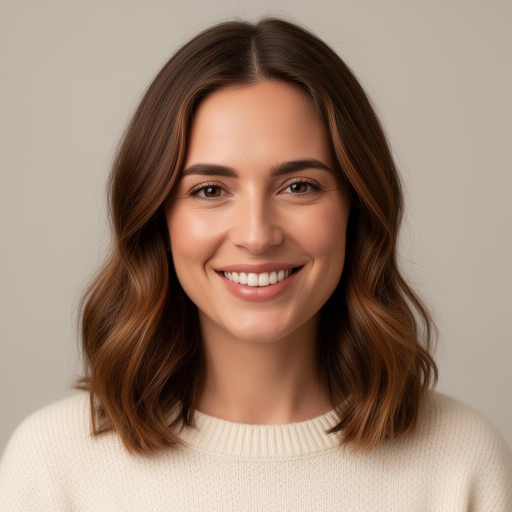
#> input picture v2/nexora-src/hannah/hannah-portrait.png, 1024 x 1024 px, found by its file name (shown at 1/2 size)
$ python make_plate.py
#> lines starting #> are read from the running program, lines starting #| are printed output that depends on the picture; after the words box and inside, x2 and y2 are one past the last pixel; in counts of white or black regions, pixels touching at a corner belong together
"""
Hannah's reception scene: her portrait (hannah-portrait.png) placed in a 16:9 plate with the
studio backdrop extended, a soft-focus plant, shelf light and a reception counter.
Run: python3 make_plate.py   (needs Pillow). Then run make_rig.py if OX/OY/DESK changed.
"""
import random, math
import os, sys
HERE = os.path.dirname(os.path.abspath(__file__))
OUT = os.path.join(HERE, '..', '..', 'public', 'nexora', 'hannah')

from PIL import Image, ImageDraw, ImageFilter, ImageChops
W, H = 1920, 1080
OX, OY = 448, 96            # where the 1024 portrait sits in the plate
DESK = 960                  # plate y of the counter's top edge
src = Image.open(os.path.join(HERE, 'hannah-portrait.png')).convert('RGB')
#> src is the input picture: PIL image 1024x1024 RGB; mean R, G, B 158.6, 134.5, 118.5
sp = src.load()

def avg(x0, x1, y):
    y = max(0, min(1023, y)); r = g = b = 0; n = 0
    for x in range(x0, x1):
        p = sp[x, y]; r += p[0]; g += p[1]; b += p[2]; n += 1
    return (r / n, g / n, b / n)

plate = Image.new('RGB', (W, H))
#> plate: PIL image 1920x1080 RGB; every value is 0
pp = plate.load()
wall = (205, 194, 179)       # warm wall tone the sides drift towards
for y in range(H):
    r = 0 if y < OY + 80 else min(890, y - OY)   # rows below the shoulders reuse row 890 (hidden by the desk)
    L = avg(2, 12, r); R = avg(1011, 1021, r)
    for x in range(W):
        if OX <= x < OX + 1024 and y >= OY + 80:
            continue
        if x < OX:
            base = L; t = (OX - x) / OX
        elif x >= OX + 1024:
            base = R; t = (x - OX - 1024) / (W - OX - 1024)
        else:
            base = (L[0] * (1 - (x - OX) / 1024) + R[0] * (x - OX) / 1024,
                    L[1] * (1 - (x - OX) / 1024) + R[1] * (x - OX) / 1024,
                    L[2] * (1 - (x - OX) / 1024) + R[2] * (x - OX) / 1024); t = 0
        t = t * t * (3 - 2 * t)
        k = 0.55 * t
        pp[x, y] = tuple(int(base[i] * (1 - k) + wall[i] * k) for i in range(3))
ext = plate.copy()
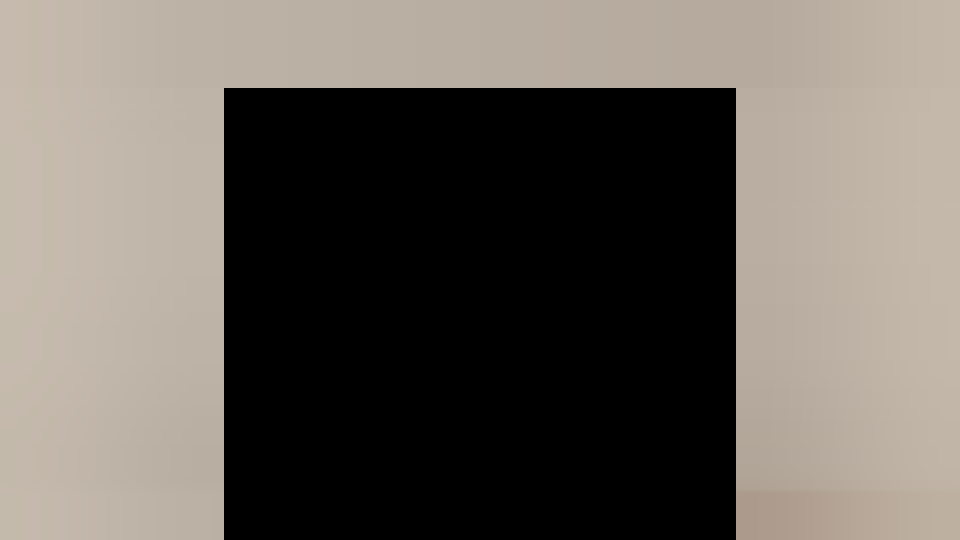
#> ext: PIL image 1920x1080 RGB (shown at 1/2 size); mean R, G, B 104.9, 98.7, 91.6
plate.paste(src.crop((0, 0, 1024, min(1024, H - OY))), (OX, OY))
fm = Image.new('L', (W, H), 255); fd = ImageDraw.Draw(fm)
#> after `fm = Image.new('L', (W, H), 255)`: fm: PIL image 1920x1080 L; every value is 255
for i in range(70):
    fd.line([(OX, OY + i), (OX + 1023, OY + i)], fill=int(255 * (i / 70) ** 1.5))
fd.rectangle([0, 0, W, OY - 1], fill=0)
fd.rectangle([0, OY, OX - 1, H], fill=0); fd.rectangle([OX + 1024, OY, W, H], fill=0)
plate = Image.composite(plate, ext, fm)

# ---- soft-focus decor, kept well away from the portrait ----
def layer():
    return Image.new('RGBA', (W, H), (0, 0, 0, 0))

# wall panel seams and a warm wash on the right
deco = layer(); d = ImageDraw.Draw(deco)
#> after `deco = layer()`: deco: PIL image 1920x1080 RGBA; every value is 0
deco = deco.filter(ImageFilter.GaussianBlur(10))
plate.paste(deco, (0, 0), deco)

glow = layer(); d = ImageDraw.Draw(glow)
d.ellipse([1500, 300, 2300, 820], fill=(255, 214, 160, 120))
glow = glow.filter(ImageFilter.GaussianBlur(120))
plate.paste(glow, (0, 0), glow)

# LED shelf with a vase on the right
shelf = layer(); d = ImageDraw.Draw(shelf)
d.rectangle([1560, 548, W, 566], fill=(120, 96, 70, 255))
d.rectangle([1560, 566, W, 572], fill=(255, 226, 170, 255))
d.ellipse([1700, 440, 1770, 552], fill=(196, 150, 92, 235))
d.rectangle([1722, 412, 1748, 470], fill=(196, 150, 92, 235))
d.ellipse([1810, 470, 1880, 552], fill=(232, 222, 204, 230))
shelf = shelf.filter(ImageFilter.GaussianBlur(7))
plate.paste(shelf, (0, 0), shelf)
strip = layer(); d = ImageDraw.Draw(strip)
d.rectangle([1560, 562, W, 600], fill=(255, 220, 160, 170))
strip = strip.filter(ImageFilter.GaussianBlur(26))
plate.paste(strip, (0, 0), strip)

# out-of-focus plant on the left: many small leaves on arching stems, heavily defocused
random.seed(11)
plant = layer(); d = ImageDraw.Draw(plant)
for stem in range(16):
    bx = random.uniform(120, 240); by = 930
    ang = random.uniform(-2.35, -0.95); ln = random.uniform(330, 560)
    curl = random.uniform(-0.0016, 0.0016)
    for j in range(16):
        f = (j + 1) / 16
        a = ang + curl * ln * f * 3
        cx = bx + math.cos(a) * ln * f; cy = by + math.sin(a) * ln * f
        side = 1 if j % 2 else -1
        la = a + side * random.uniform(0.6, 1.1)
        L = random.uniform(26, 44) * (1.1 - 0.5 * f); Wd = L * 0.36
        g = random.randint(62, 96)
        col = (int(g * 0.62), g, int(g * 0.5), 225)
        pts = []
        for k in range(14):
            t = k / 13; w = Wd * math.sin(math.pi * t)
            px = cx + math.cos(la) * L * t; py = cy + math.sin(la) * L * t
            pts.append((px - math.sin(la) * w, py + math.cos(la) * w))
        for k in range(13, -1, -1):
            t = k / 13; w = Wd * math.sin(math.pi * t)
            px = cx + math.cos(la) * L * t; py = cy + math.sin(la) * L * t
            pts.append((px + math.sin(la) * w, py - math.cos(la) * w))
        d.polygon(pts, fill=col)
plant = plant.filter(ImageFilter.GaussianBlur(9))
r, g_, b, a = plant.split(); a = a.point(lambda v: int(v * 0.8)); plant = Image.merge('RGBA', (r, g_, b, a))
#> after `a = a.point(lambda v: int(v * 0.8))`:
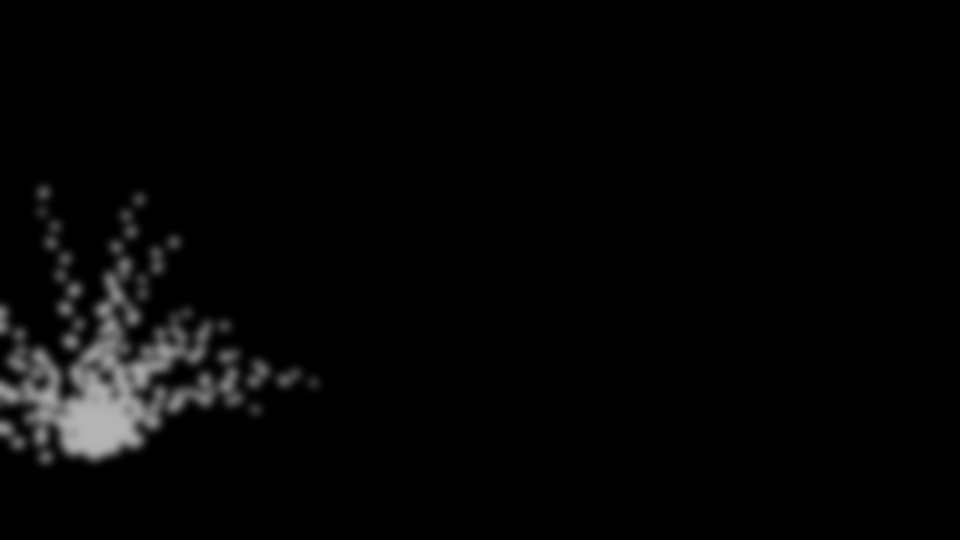
#> a: PIL image 1920x1080 L (shown at 1/2 size); min 0, max 180, mean 5.4
plate.paste(plant, (0, 0), plant)

# ---- reception counter ----
desk = layer(); d = ImageDraw.Draw(desk)
# soft contact shadow on her sweater just above the counter
for i in range(26):
    a = int(80 * (i / 26) ** 2)
    d.line([(0, DESK - 26 + i), (W, DESK - 26 + i)], fill=(60, 45, 35, a))
desk = desk.filter(ImageFilter.GaussianBlur(4))
plate.paste(desk, (0, 0), desk)
desk = layer(); d = ImageDraw.Draw(desk)
for y in range(DESK, DESK + 26):          # counter top, seen slightly from above
    f = (y - DESK) / 26
    c = (int(236 - 10 * f), int(226 - 12 * f), int(210 - 14 * f), 255)
    d.line([(0, y), (W, y)], fill=c)
d.line([(0, DESK), (W, DESK)], fill=(250, 245, 236, 255))
d.line([(0, DESK + 1), (W, DESK + 1)], fill=(246, 240, 230, 255))
for y in range(DESK + 26, H):             # front panel
    f = (y - DESK - 26) / (H - DESK - 26)
    c = (int(222 - 22 * f), int(212 - 24 * f), int(196 - 26 * f), 255)
    d.line([(0, y), (W, y)], fill=c)
d.line([(0, DESK + 26), (W, DESK + 26)], fill=(176, 160, 140, 255))
d.rectangle([0, DESK + 27, W, DESK + 30], fill=(160, 144, 124, 120))
d.rectangle([0, DESK + 62, W, DESK + 63], fill=(240, 196, 30, 200))   # Nexora yellow inlay
plate.paste(desk, (0, 0), desk)
# side falloff so the counter reads as lit from the front
fall = layer(); d = ImageDraw.Draw(fall)
for x in range(0, W, 4):
    t = abs(x - W / 2) / (W / 2); a = int(70 * t ** 2)
    d.rectangle([x, DESK, x + 3, H], fill=(70, 55, 40, a))
plate.paste(fall, (0, 0), fall)
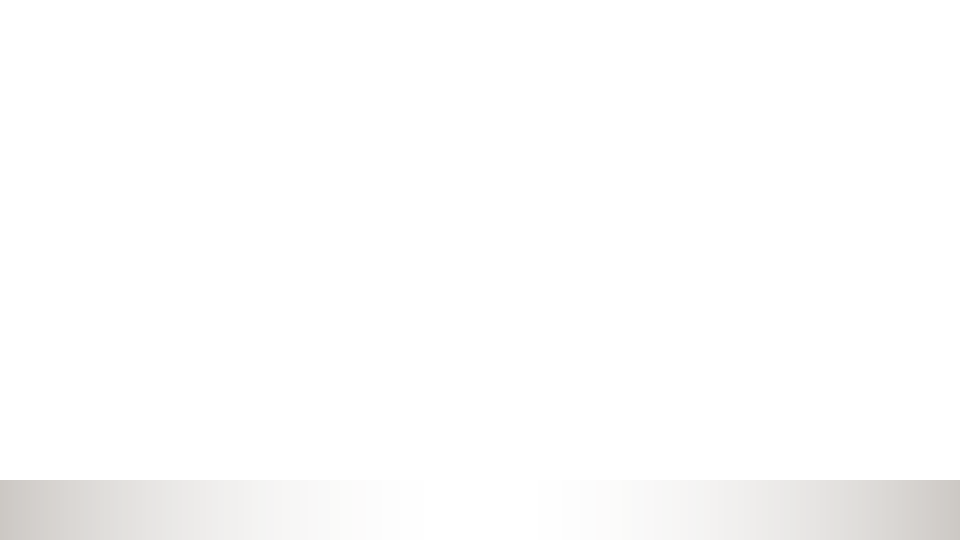
#> fall: PIL image 1920x1080 RGBA (shown at 1/2 size); mean R, G, B, A 7.8, 6.1, 4.4, 2.5; transparent parts drawn white
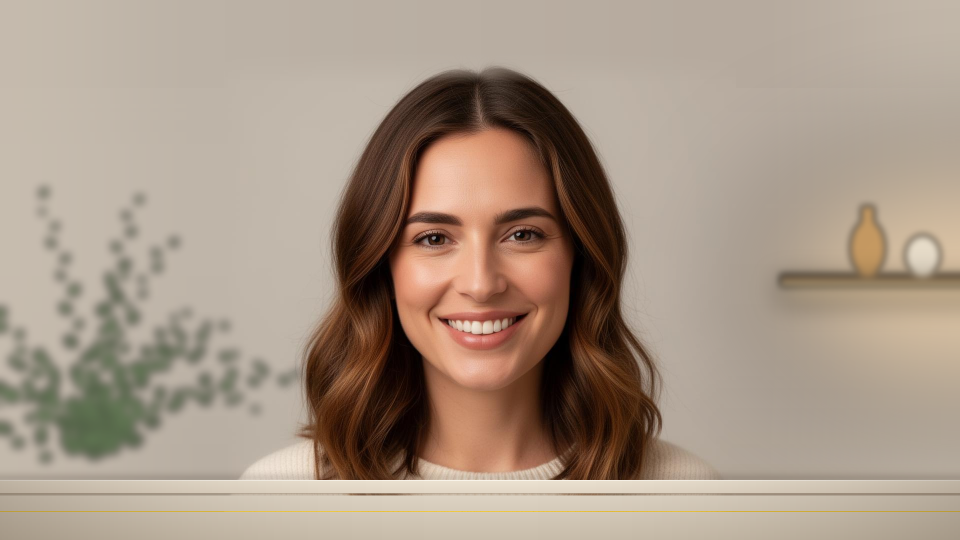
#> plate: PIL image 1920x1080 RGB (shown at 1/2 size); mean R, G, B 167, 150, 134.3
# subtle sheen across the counter front
sheen = layer(); d = ImageDraw.Draw(sheen)
d.ellipse([500, DESK + 20, 1420, DESK + 260], fill=(255, 255, 255, 60))
sheen = sheen.filter(ImageFilter.GaussianBlur(60))
plate.paste(sheen, (0, 0), sheen)

# light grain on the synthetic areas only, to match the photo
noise = Image.effect_noise((W, H), 5).convert('RGB')
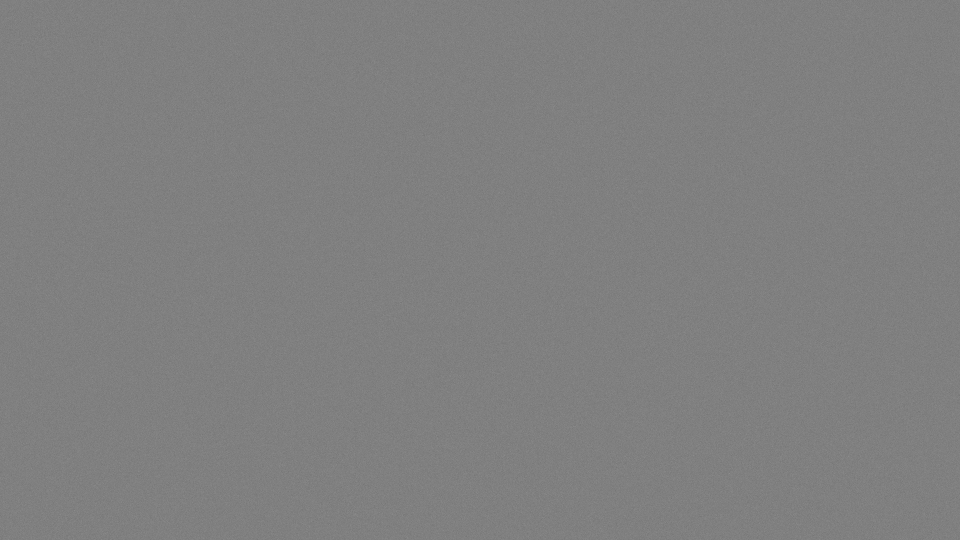
#> noise: PIL image 1920x1080 RGB (shown at 1/2 size); min 101, max 151, mean 127.5
noisy = ImageChops.add(plate, noise, 1.0, -128)
m = Image.new('L', (W, H), 255); ImageDraw.Draw(m).rectangle([OX, OY, OX + 1023, DESK - 27], fill=0)
#> after `ImageDraw.Draw(m).rectangle([OX, OY, OX + 1023, DESK - 27], fill=0)`:
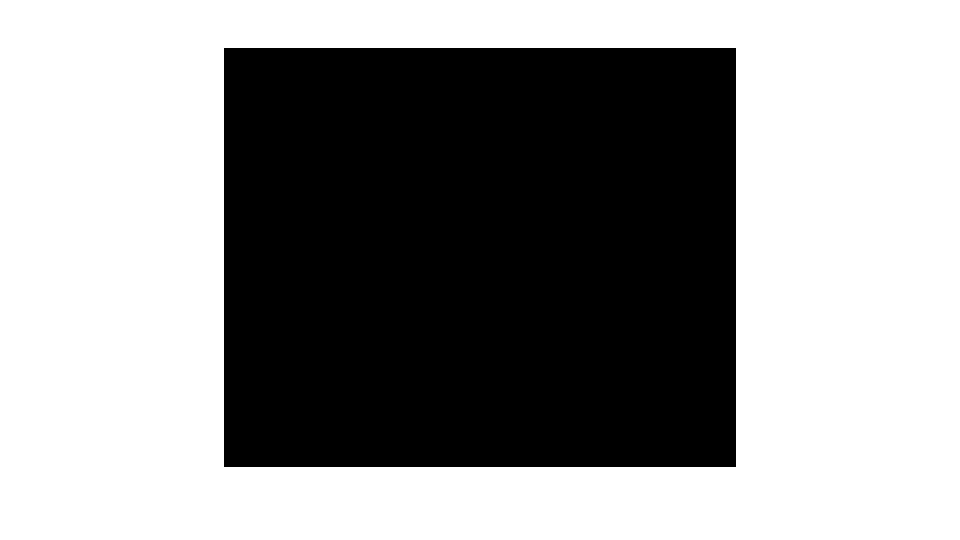
#> m: PIL image 1920x1080 L (shown at 1/2 size); 58.6% white; 1 black region, box (x1, y1, x2, y2) and area: (448, 96, 1472, 934) 858112
plate = Image.composite(noisy, plate, m)
plate.save(os.path.join(OUT, 'hannah-plate.jpg'), quality=88, optimize=True, progressive=True)
# the round picture beside her messages
src.crop((282, 150, 742, 610)).resize((192, 192), Image.LANCZOS).save(os.path.join(OUT, 'hannah-avatar.jpg'), quality=88)
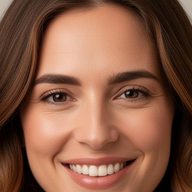
#> saved as hannah-avatar.jpg: PIL image 192x192 RGB; mean R, G, B 134.5, 90, 69.8
print('wrote hannah-plate.jpg and hannah-avatar.jpg')

$ run again, with v2/nexora-src/hannah/hannah-seated.png copied over v2/nexora-src/hannah/hannah-portrait.png
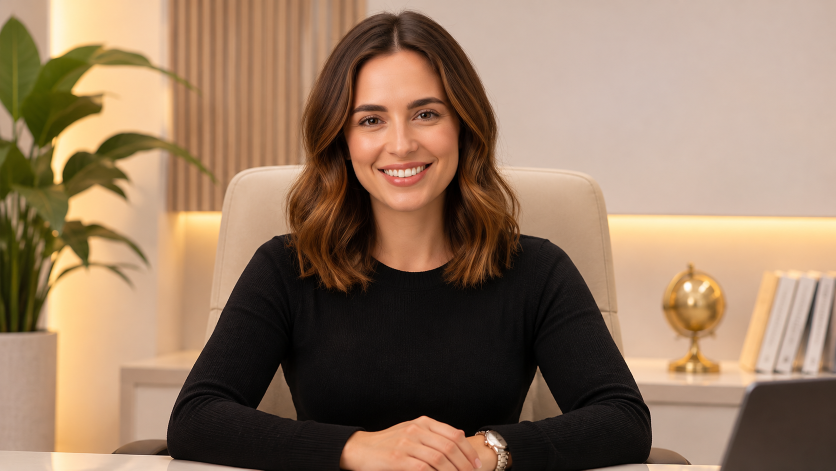
#> input picture v2/nexora-src/hannah/hannah-seated.png, 1672 x 941 px, found by its file name (shown at 1/2 size)
#> src is the input picture: PIL image 1672x941 RGB; mean R, G, B 149, 121.7, 97.8
#> fm: PIL image 1920x1080 L; every value is 255
#> deco: PIL image 1920x1080 RGBA; every value is 0
#> `plate.paste(fall, (0, 0), fall)`:
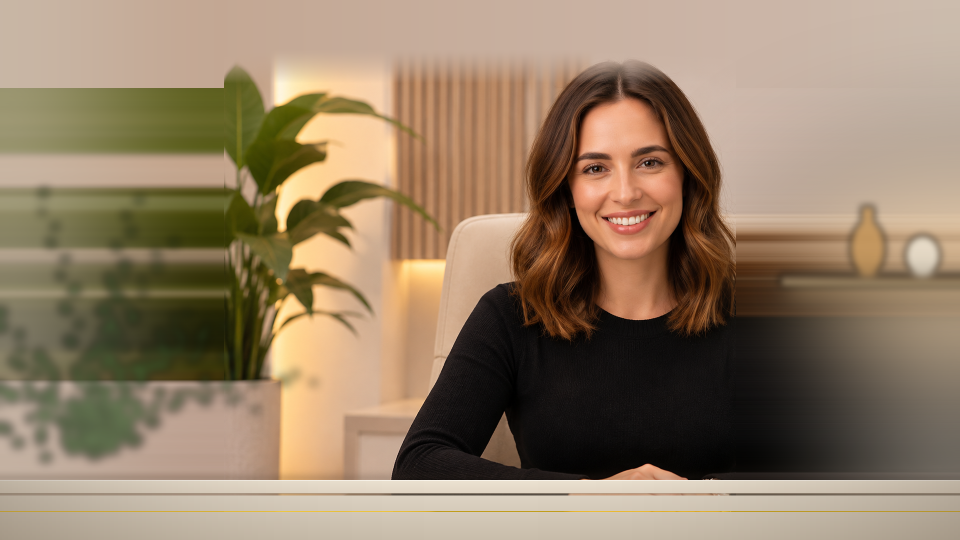
#> plate: PIL image 1920x1080 RGB (shown at 1/2 size); mean R, G, B 146.6, 126.2, 102.3
#> m: PIL image 1920x1080 L; 58.6% white; 1 black region, box (x1, y1, x2, y2) and area: (448, 96, 1472, 934) 858112
#> `src.crop((282, 150, 742, 610)).resize((192, 192), Image.LANCZOS).save(..`:
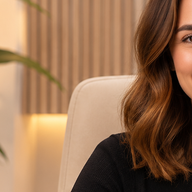
#> saved as hannah-avatar.jpg: PIL image 192x192 RGB; mean R, G, B 148.5, 110.9, 81.4
